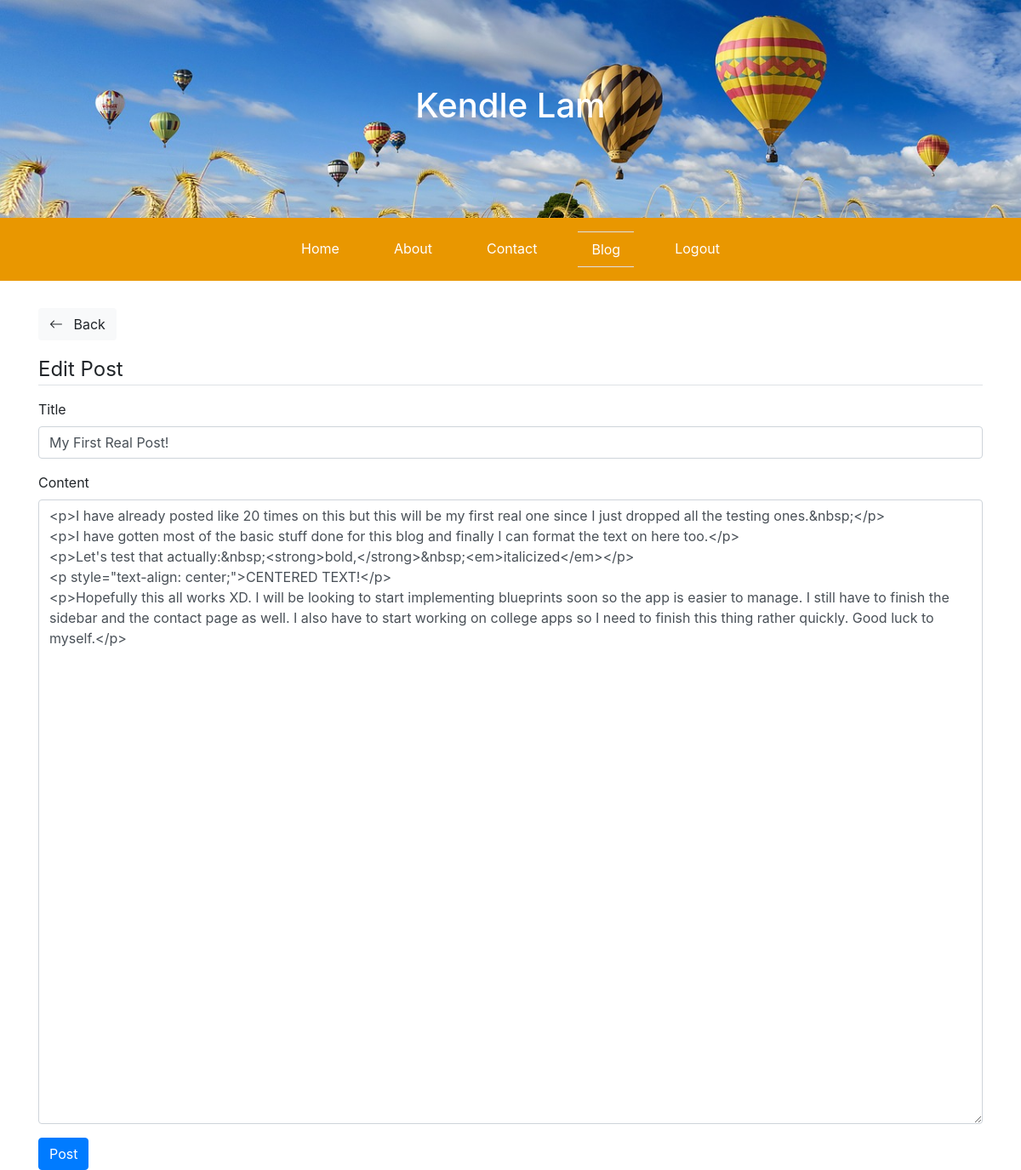
The app's page /blog/post/1/edit (signed in) with its own data.
### flaskblog/models.py (models this page shows, shortened)
class Post(db.Model):
    id = db.Column(db.Integer, primary_key=True)
    title = db.Column(db.String(100), nullable=False)
    date_posted = db.Column(db.DateTime, nullable=False, default=datetime.utcnow)
    last_updated = db.Column(db.DateTime, nullable=False, default=datetime.utcnow)
    content = db.Column(db.Text, nullable=False)
    comments = db.relationship('Comment', backref='post', lazy=True)

### flaskblog/posts/routes.py (the view)
@posts.route("/blog/post/<int:post_id>/edit", methods=["GET", "POST"])
def update_post(post_id):
    post = Post.query.get_or_404(post_id)
    form = PostForm()
    if form.validate_on_submit():
        post.title = form.title.data
        post.content = form.content.data
        post.last_updated = datetime.utcnow()
        db.session.commit()
        flash('Post updated!', 'success')
        return redirect(url_for('posts.post',post_id = post.id))
    elif request.method == 'GET':
        form.title.data = post.title
        form.content.data = post.content
    return render_template('create_post.html', title='Update Post', form =form, legend='Edit Post')

### flaskblog/posts/forms.py
class PostForm(FlaskForm):
    title = StringField('Title', validators=[DataRequired()])
    content = TextAreaField('Content', validators=[DataRequired()])
    submit = SubmitField('Post')

### flaskblog/models.py (called while the page is built)
@login_manager.user_loader
def load_user(user_id):
    return User.query.get(int(user_id))

### flaskblog/templates/create_post.html (shortened to what this page needs)
{% extends "layout.html"%}
{% set active_page = "blog" %}
{% block content %}
<div class="container my-3">
    <a class="btn bg-light my-3" href=javascript:history.back()><i class="bi bi-arrow-left"></i><span class="ml-2"> Back</span></a>
    <legend class="border-bottom mb-3">{{ legend }}</legend>
    <form method="POST" action="">
        <div class ="form-group">
            {{ form.title.label }}
            {{ form.title(class="form-control") }}
        </div>
        <div class ="form-group">
            {{ form.content.label }}
            {{ form.content(class="form-control", rows=30) }}
        </div>
        <div class ="form-group">
            {{ form.submit(class="btn btn-primary") }}
        </div>
    </form>
</div>
{% endblock%}

### flaskblog/static/main.css (style rules this page uses)
html, body { height:100%; }

### records on screen
Post: title "My First Real Post!", content "<p>I have already posted like 20 times on this but this will be my first real one since I just dropped all the testing ones.&nbsp;</p> <p>I have gotten most of the basic stuff done for this blog and finally I can format the text on here too.</p> <p>Let's test that actually:&nbsp;<strong>bold,</strong>&nbsp;<em>italicized</em></p> <p style=\"text-align: center;\">CENTERED TEXT!</p> <p>Hopefully this all works XD. I will be looking to start implementing blueprints soon so the app is easier to manage. I still have to finish the sidebar and the contact page as well. I also have to start working on college apps so I need to finish this thing rather quickly. Good luck to myself.</p>"

### other values on screen
{{ caption|e }} "Home" "About" "Contact" "Logout"
{{ caption|e }} "Blog"
{{ legend }} "Edit Post"
